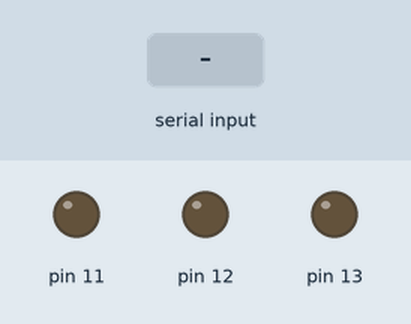
Simulated run of this sketch. Board: Arduino Uno, built with avr-gcc and run on an emulated ATmega328P. Parts: output pins drawn as LEDs (lit = HIGH). Inputs (shaded band) come from the test bench.

Above: at 1.2 s.
1.3 s: "dur" received over Serial
At 2.9 s:
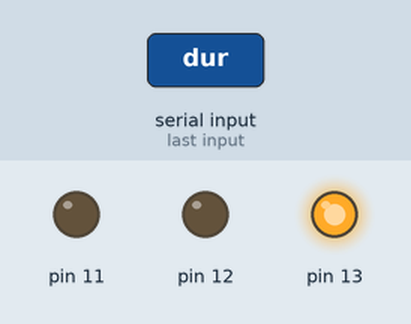
3.8 s: "hazirlan" received over Serial
At 7.2 s:
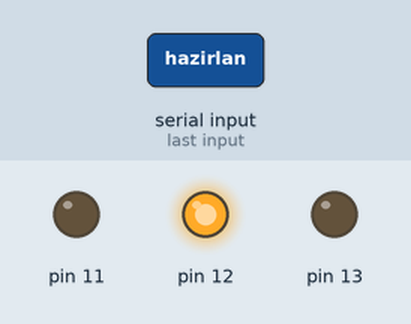
Timing chart, 0 to 8.7 s (numbered marks = the images above; inputs shaded):
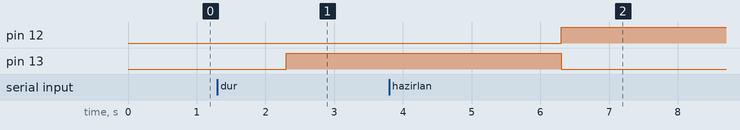

The sketch:

terrific_borwo_densor1.ino
```cpp
// C++ code
//

//Bu bif ledli trafik lambası kodudur."dur" yazdığınızda kırmızı,"hazirlan"yazdığınızda sari,"gec"yazdığınızda yeşil led yanacaktır.
#include <string.h>

void setup(){
  pinMode(13, OUTPUT);
  pinMode(12, OUTPUT);
  pinMode(11, OUTPUT);
  Serial.begin(9600);
}
void loop()
{
  if(Serial.available()>0){

    String durum=Serial.readString();
    durum.trim();
    if(durum=="dur"){

      digitalWrite(12,LOW);
      digitalWrite(11,LOW);
      digitalWrite(13,HIGH);
      delay(3000);

    } else if(durum=="hazirlan"){

      digitalWrite(11,LOW);
      digitalWrite(13,LOW);
      digitalWrite(12,HIGH);
      delay(3000);

    } else if(durum=="gec"){

      digitalWrite(12,LOW);
      digitalWrite(13,LOW);
      digitalWrite(11,HIGH);
      delay(3000);
    }
   }
  }
```

Measured:
- after the input at 1.3 s, pin 13: LOW → HIGH after 1.0 s
- after the input at 3.8 s, pin 12: LOW → HIGH after 2.5 s; pin 13: HIGH → LOW after 2.5 s
